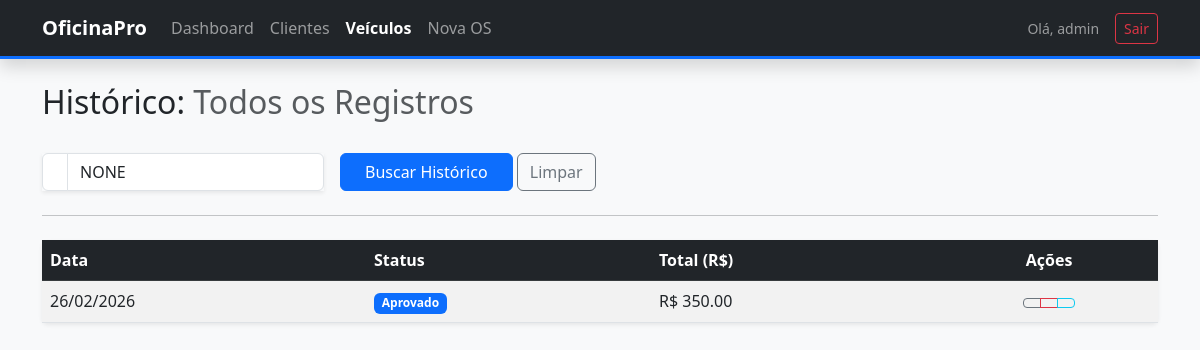
/oficina/historico/ (signed in), run on an earlier commit of the app's database.
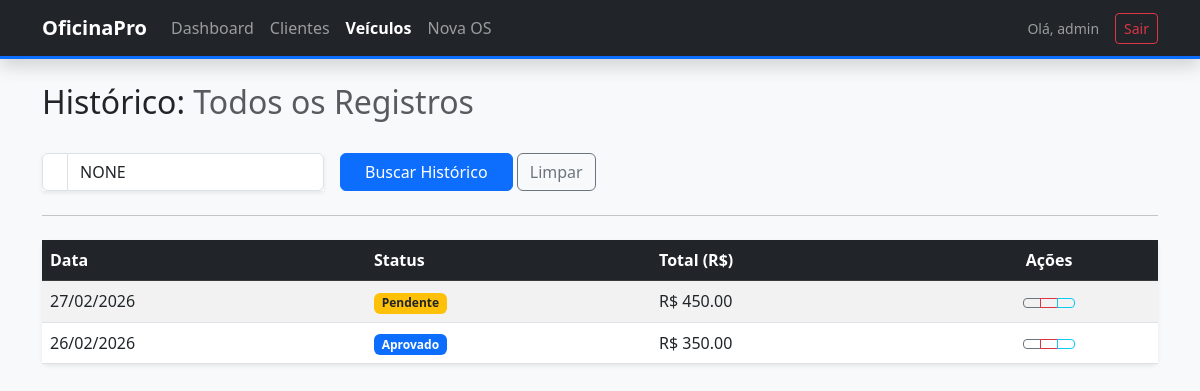
And on a later commit of the database.
### gestao/models.py (models this page shows, shortened)
class OrdemServico(models.Model):
    STATUS_CHOICES = [
        ("P", "Pendente"),
        ("A", "Aprovado"),
        ("F", "Finalizado"),
        ("C", "Cancelado"),  # Adicionei Cancelado para maior controle
    ]
    veiculo = models.ForeignKey(Veiculo, on_delete=models.CASCADE)
    mecanico = models.ForeignKey(User, on_delete=models.PROTECT)
    data_criacao = models.DateTimeField(auto_now_add=True)
    status = models.CharField(max_length=1, choices=STATUS_CHOICES,
                              default="P")
    observacoes = models.TextField(blank=True)
    @property
    def total_geral(self):
        return sum(item.subtotal for item in self.itens.all())

class ItemOrdemServico(models.Model):
    ordem_servico = models.ForeignKey(
        "OrdemServico", on_delete=models.CASCADE, related_name="itens"
    )
    produto = models.ForeignKey(
        Produto, on_delete=models.PROTECT, verbose_name="Peça/Produto"
    )
    quantidade = models.PositiveIntegerField(default=1)
    valor_unitario = models.DecimalField(
        max_digits=10, decimal_places=2
    )  # Salva o preço no momento da venda
    @property
    def subtotal(self):
        return self.quantidade * self.valor_unitario

### gestao/views.py (the view)
# urls.py: path("historico/", views.historico_veiculo, name="historico_veiculo"),
@login_required
def historico_veiculo(request):
    placa = request.GET.get('placa')
    if placa:
        ordens = OrdemServico.objects.filter(
            veiculo__placa__iexact=placa).order_by('-data_criacao')
    else:
        ordens = OrdemServico.objects.all().order_by('-data_criacao')[:10]
    return render(request, 'gestao/historico.html', {'ordens': ordens,
                                                     'placa': placa})

### gestao/templates/gestao/historico.html (shortened to what this page needs)
{% extends 'gestao/base.html' %}
{% load static %}
{% block content %}
<div class="d-flex justify-content-between align-items-center mb-4">
    <h2>
        Histórico:
        {% if placa %}
        <span class="text-primary">{{ placa|upper }}</span>
        {% else %}
        <span class="text-muted">Todos os Registros</span>
        {% endif %}
    </h2>
</div>
<form method="GET" class="row g-3 mb-4">
    <div class="col-auto">
        <div class="input-group shadow-sm">
            <span class="input-group-text bg-white"></span>
            <input type="text" name="placa" class="form-control" placeholder="Digite a placa (ex: ABC1234)"
                value="{{ placa|upper }}">
        </div>
    </div>
    <div class="col-auto">
        <button type="submit" class="btn btn-primary px-4">Buscar Histórico</button>
        <a href="{% url 'historico_veiculo' %}" class="btn btn-outline-secondary">Limpar</a>
    </div>
</form>
<hr>
<div class="card shadow-sm mt-4">
    <div class="table-responsive">
        <table class="table table-striped table-hover mb-0">
            <thead class="table-dark">
                <tr>
                    <th>Data</th>
                    <th>Status</th>
                    <th>Total (R$)</th>
                    <th class="text-center">Ações</th>
                </tr>
            </thead>
            <tbody>
                {% for os in ordens %}
                <tr class="align-middle">
                    <td>{{ os.data_criacao|date:"d/m/Y" }}</td>
                    <td>
                        <span
                            class="badge {% if os.status == 'P' %}bg-warning text-dark{% elif os.status == 'A' %}bg-primary{% else %}bg-success{% endif %}">
                            {{ os.get_status_display }}
                        </span>
                    </td>
                    <td>R$ {{ os.total_geral }}</td>
                    <td class="text-center">
                        <div class="btn-group" role="group">
                            <a href="{% url 'editar_os' os.id %}" class="btn btn-sm btn-outline-secondary"
                                title="Editar">
                            </a>
                            <a href="{% url 'gerar_pdf_os' os.id %}" target="_blank"
                                class="btn btn-sm btn-outline-danger" title="Ver PDF">
                            </a>
                            <a href="{% url 'enviar_email_os' os.id %}" class="btn btn-sm btn-outline-info"
                                title="Enviar E-mail">
                            </a>
                        </div>
                    </td>
                </tr>
                {% empty %}
                <tr>
                    <td colspan="4" class="text-center py-4 text-muted">
                        <i class="bi bi-info-circle me-2"></i> Nenhuma manutenção encontrada para esta placa.
                    </td>
                </tr>
                {% endfor %}
            </tbody>
        </table>
    </div>
</div>
{% endblock %}

What changed in the data, as far as the page shows it:
added OrdemServico: data_criacao "27/02/2026", status "Pendente", total_geral "450.00"
